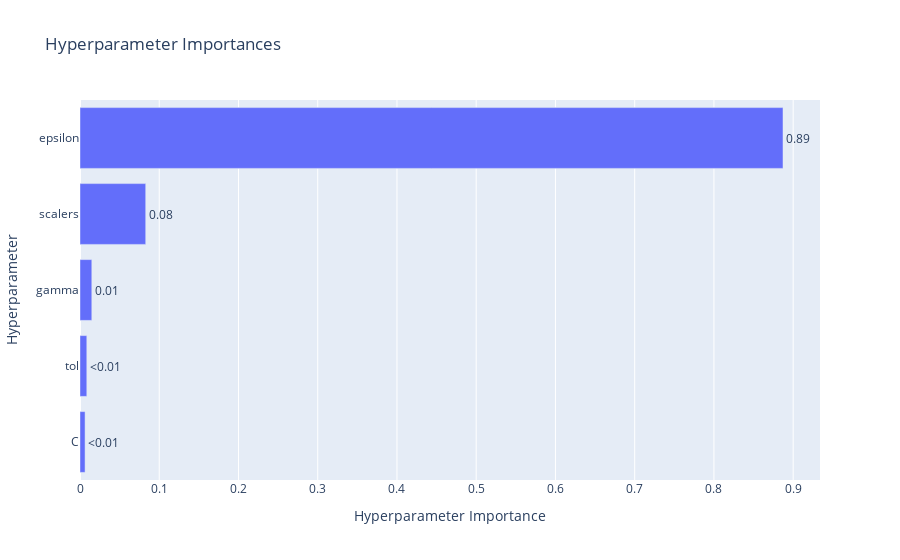

The notebook cell saved with this chart:
### Code cell
# Hyperparameter importances

optuna.visualization.plot_param_importances(study_svr)

### Figure 1 — Plotly figure (JSON) as saved in the notebook; plotly's stock layout.template omitted (floating-point values rounded to 4 significant figures)
{"data": [{"cliponaxis": false, "hovertemplate": ["C (FloatDistribution): 0.006399598282468815<extra></extra>", "tol (FloatDistribution): 0.008590633429454833<extra></extra>", "gamma (CategoricalDistribution): 0.014904608047697228<extra></extra>", "scalers (CategoricalDistribution): 0.082937513544117<extra></extra>", "epsilon (FloatDistribution): 0.887167646696262<extra></extra>"], "name": "Objective Value", "orientation": "h", "text": ["<0.01", "<0.01", "0.01", "0.08", "0.89"], "textposition": "outside", "type": "bar", "x": [0.0064, 0.008591, 0.0149, 0.08294, 0.8872], "y": ["C", "tol", "gamma", "scalers", "epsilon"]}], "layout": {"title": {"text": "Hyperparameter Importances"}, "xaxis": {"title": {"text": "Hyperparameter Importance"}}, "yaxis": {"title": {"text": "Hyperparameter"}}}}
